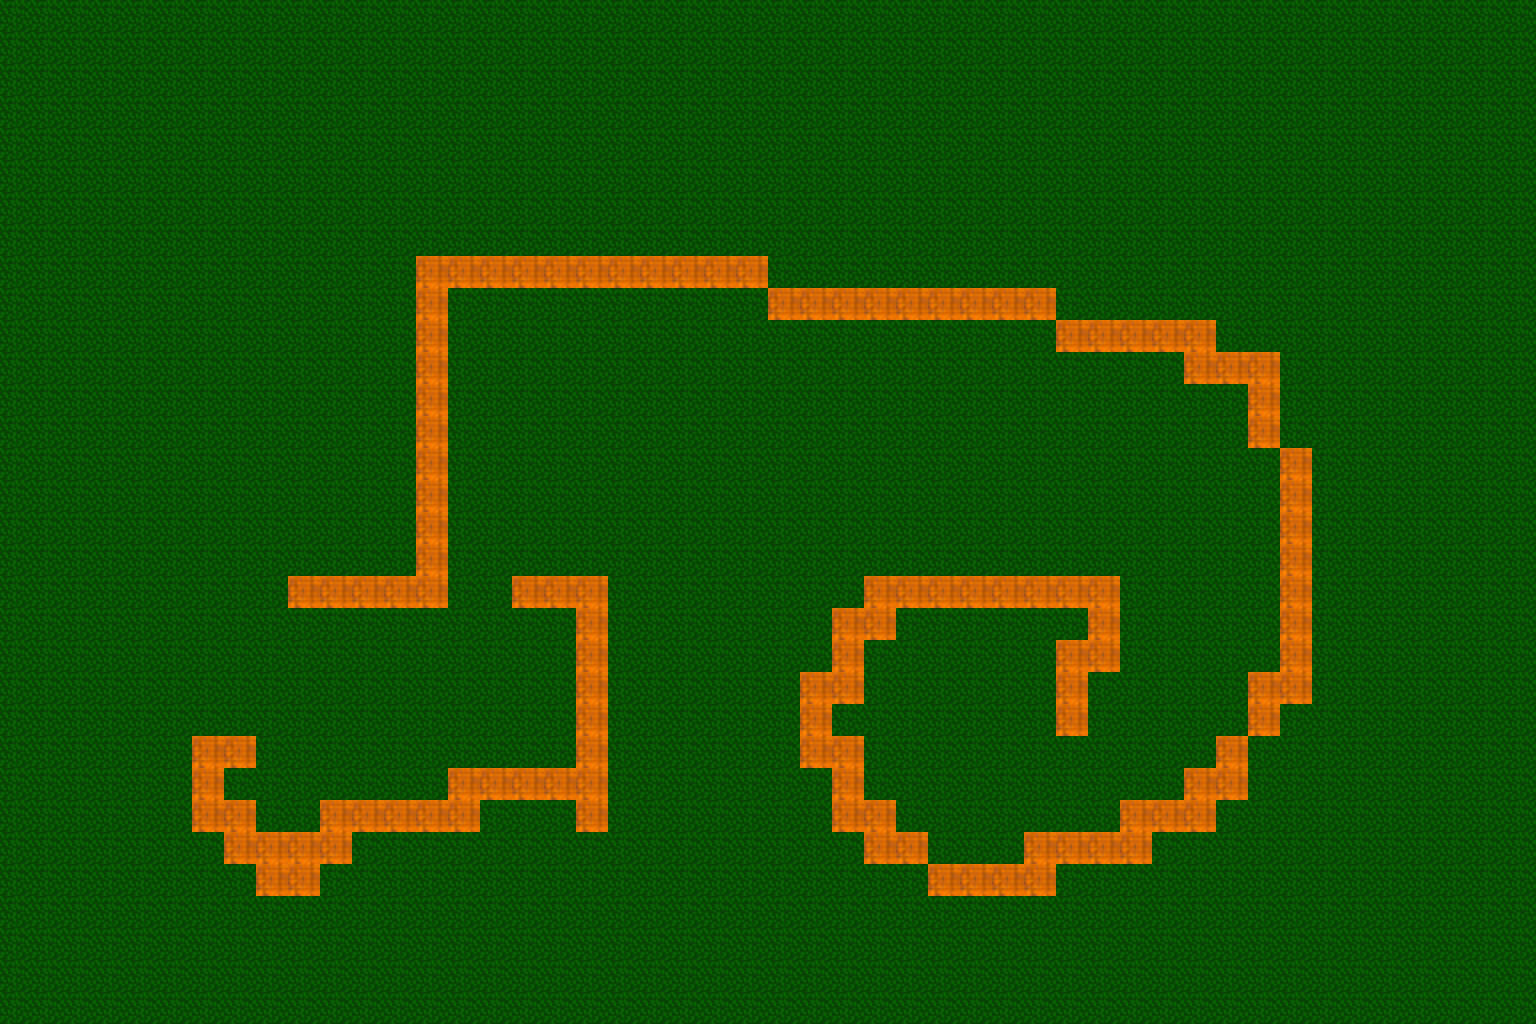

The image is a tile-based game level rendered from a .tmx file. Its description and source (layers, tilesets, objects; grid data summarised) follow:
An orthogonal 48x32 tile map with 32x32 px tiles, 2 tile layers (Floor, Walls).

<map version="1.10" tiledversion="1.11.0" orientation="orthogonal" renderorder="right-down" width="48" height="32" tilewidth="32" tileheight="32" infinite="0" nextlayerid="3" nextobjectid="1">
 <tileset firstgid="1" name="my_tiles" tilewidth="64" tileheight="64" tilecount="2" columns="0">
  <grid orientation="orthogonal" width="1" height="1" />
  <tile id="1">
   <image source="../textures/grass.png" width="64" height="64" />
  </tile>
  <tile id="2">
   <image source="../textures/wall.png" width="32" height="32" />
  </tile>
 </tileset>
 <layer id="1" name="Floor" width="48" height="32">
  <data>[1536 cells, 1455 non-empty, 1 distinct tile ids]</data>
 </layer>
 <layer id="2" name="Walls" width="48" height="32">
  <data>[1536 cells, 124 non-empty, 1 distinct tile ids]</data>
 </layer>
</map>